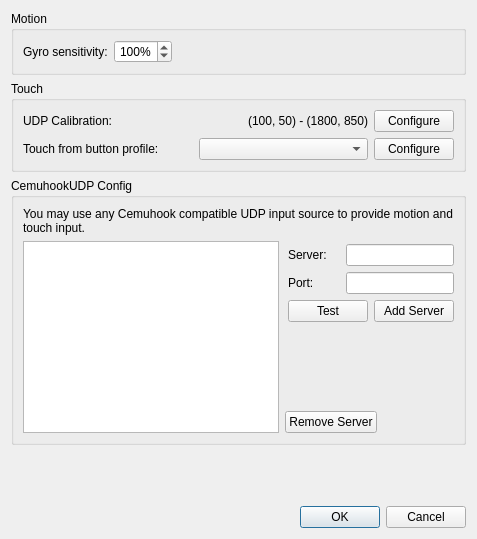
<?xml version="1.0" encoding="UTF-8"?>
<ui version="4.0">
 <class>ConfigureMotionTouch</class>
 <widget class="QDialog" name="ConfigureMotionTouch">
  <property name="windowTitle">
   <string>Configure Motion / Touch</string>
  </property>
  <property name="styleSheet">
   <string notr="true"/>
  </property>
  <layout class="QVBoxLayout">
   <item>
    <widget class="QGroupBox" name="motion_group_box">
     <property name="title">
      <string>Motion</string>
     </property>
     <layout class="QHBoxLayout">
      <item>
       <widget class="QLabel" name="gyro_sensitivity_label">
        <property name="text">
         <string>Gyro sensitivity:</string>
        </property>
        <property name="toolTip">
         <string>Scales how fast the game sees the controller turn. Raise it for faster aiming, lower it for finer aiming.</string>
        </property>
       </widget>
      </item>
      <item>
       <widget class="QSpinBox" name="gyro_sensitivity">
        <property name="toolTip">
         <string>Scales how fast the game sees the controller turn. Raise it for faster aiming, lower it for finer aiming.</string>
        </property>
        <property name="alignment">
         <set>Qt::AlignCenter</set>
        </property>
        <property name="suffix">
         <string>%</string>
        </property>
        <property name="minimum">
         <number>10</number>
        </property>
        <property name="maximum">
         <number>500</number>
        </property>
        <property name="singleStep">
         <number>10</number>
        </property>
        <property name="value">
         <number>100</number>
        </property>
       </widget>
      </item>
      <item>
       <spacer>
        <property name="orientation">
         <enum>Qt::Horizontal</enum>
        </property>
        <property name="sizeHint" stdset="0">
         <size>
          <width>0</width>
          <height>0</height>
         </size>
        </property>
       </spacer>
      </item>
     </layout>
    </widget>
   </item>
   <item>
    <widget class="QGroupBox" name="touch_group_box">
     <property name="title">
      <string>Touch</string>
     </property>
     <layout class="QVBoxLayout">
      <item>
       <layout class="QHBoxLayout">
        <item>
         <widget class="QLabel" name="touch_calibration_label">
          <property name="text">
           <string>UDP Calibration:</string>
          </property>
         </widget>
        </item>
        <item>
         <widget class="QLabel" name="touch_calibration">
          <property name="text">
           <string>(100, 50) - (1800, 850)</string>
          </property>
          <property name="alignment">
           <set>Qt::AlignRight|Qt::AlignTrailing|Qt::AlignVCenter</set>
          </property>
         </widget>
        </item>
        <item>
         <widget class="QPushButton" name="touch_calibration_config">
          <property name="sizePolicy">
           <sizepolicy hsizetype="Maximum" vsizetype="Fixed">
            <horstretch>0</horstretch>
            <verstretch>0</verstretch>
           </sizepolicy>
          </property>
          <property name="text">
           <string>Configure</string>
          </property>
         </widget>
        </item>
       </layout>
      </item>
      <item>
       <layout class="QHBoxLayout">
         <item>
           <widget class="QLabel" name="touch_from_button_label">
             <property name="text">
               <string>Touch from button profile:</string>
             </property>
           </widget>
         </item>
        <item>
         <widget class="QComboBox" name="touch_from_button_map"/>
        </item>
        <item>
         <widget class="QPushButton" name="touch_from_button_config_btn">
          <property name="sizePolicy">
           <sizepolicy hsizetype="Maximum" vsizetype="Fixed">
            <horstretch>0</horstretch>
            <verstretch>0</verstretch>
           </sizepolicy>
          </property>
          <property name="text">
           <string>Configure</string>
          </property>
         </widget>
        </item>
       </layout>
      </item>
     </layout>
    </widget>
   </item>
   <item>
    <widget class="QGroupBox" name="udp_config_group_box">
     <property name="title">
      <string>CemuhookUDP Config</string>
     </property>
     <layout class="QVBoxLayout">
      <item>
       <widget class="QLabel" name="udp_help">
        <property name="text">
         <string>You may use any Cemuhook compatible UDP input source to provide motion and touch input.</string>
        </property>
        <property name="alignment">
         <set>Qt::AlignLeading|Qt::AlignLeft|Qt::AlignTop</set>
        </property>
        <property name="wordWrap">
         <bool>true</bool>
        </property>
       </widget>
      </item>
      <item>
       <layout class="QHBoxLayout" name="horizontalLayout">
        <item>
         <widget class="QListView" name="udp_server_list"/>
        </item>
        <item>
         <layout class="QVBoxLayout" name="verticalLayout">
          <property name="leftMargin">
           <number>0</number>
          </property>
          <property name="topMargin">
           <number>0</number>
          </property>
          <property name="rightMargin">
           <number>0</number>
          </property>
          <property name="bottomMargin">
           <number>0</number>
          </property>
          <item>
           <layout class="QHBoxLayout">
            <property name="leftMargin">
             <number>3</number>
            </property>
            <property name="topMargin">
             <number>3</number>
            </property>
            <property name="rightMargin">
             <number>0</number>
            </property>
            <item>
             <widget class="QLabel" name="udp_server_label">
              <property name="text">
               <string>Server:</string>
              </property>
             </widget>
            </item>
            <item>
             <widget class="QLineEdit" name="udp_server">
              <property name="sizePolicy">
               <sizepolicy hsizetype="Minimum" vsizetype="Fixed">
                <horstretch>0</horstretch>
                <verstretch>0</verstretch>
               </sizepolicy>
              </property>
             </widget>
            </item>
           </layout>
          </item>
          <item>
           <layout class="QHBoxLayout">
            <property name="leftMargin">
             <number>3</number>
            </property>
            <property name="rightMargin">
             <number>0</number>
            </property>
            <item>
             <widget class="QLabel" name="udp_port_label">
              <property name="text">
               <string>Port:</string>
              </property>
             </widget>
            </item>
            <item>
             <widget class="QLineEdit" name="udp_port">
              <property name="sizePolicy">
               <sizepolicy hsizetype="Minimum" vsizetype="Fixed">
                <horstretch>0</horstretch>
                <verstretch>0</verstretch>
               </sizepolicy>
              </property>
             </widget>
            </item>
           </layout>
          </item>
          <item>
           <layout class="QHBoxLayout">
            <property name="leftMargin">
             <number>3</number>
            </property>
            <property name="rightMargin">
             <number>0</number>
            </property>
            <item>
             <widget class="QPushButton" name="udp_test">
              <property name="sizePolicy">
               <sizepolicy hsizetype="Maximum" vsizetype="Fixed">
                <horstretch>0</horstretch>
                <verstretch>0</verstretch>
               </sizepolicy>
              </property>
              <property name="text">
               <string>Test</string>
              </property>
             </widget>
            </item>
            <item>
             <widget class="QPushButton" name="udp_add">
              <property name="sizePolicy">
               <sizepolicy hsizetype="Maximum" vsizetype="Fixed">
                <horstretch>0</horstretch>
                <verstretch>0</verstretch>
               </sizepolicy>
              </property>
              <property name="text">
               <string>Add Server</string>
              </property>
             </widget>
            </item>
           </layout>
          </item>
          <item>
           <spacer name="verticalSpacer_3">
            <property name="orientation">
             <enum>Qt::Vertical</enum>
            </property>
            <property name="sizeHint" stdset="0">
             <size>
              <width>20</width>
              <height>40</height>
             </size>
            </property>
           </spacer>
          </item>
          <item>
           <layout class="QHBoxLayout" name="horizontalLayout_2">
            <property name="topMargin">
             <number>0</number>
            </property>
            <item>
             <widget class="QPushButton" name="udp_remove">
              <property name="sizePolicy">
               <sizepolicy hsizetype="Maximum" vsizetype="Fixed">
                <horstretch>0</horstretch>
                <verstretch>0</verstretch>
               </sizepolicy>
              </property>
              <property name="text">
               <string>Remove Server</string>
              </property>
             </widget>
            </item>
            <item>
             <spacer name="horizontalSpacer_2">
              <property name="orientation">
               <enum>Qt::Horizontal</enum>
              </property>
              <property name="sizeHint" stdset="0">
               <size>
                <width>40</width>
                <height>20</height>
               </size>
              </property>
             </spacer>
            </item>
           </layout>
          </item>
         </layout>
        </item>
       </layout>
      </item>
     </layout>
    </widget>
   </item>
   <item>
    <spacer>
     <property name="orientation">
      <enum>Qt::Vertical</enum>
     </property>
     <property name="sizeHint" stdset="0">
      <size>
       <width>167</width>
       <height>55</height>
      </size>
     </property>
    </spacer>
   </item>
   <item>
    <widget class="QDialogButtonBox" name="buttonBox">
     <property name="standardButtons">
      <set>QDialogButtonBox::Cancel|QDialogButtonBox::Ok</set>
     </property>
    </widget>
   </item>
  </layout>
 </widget>
 <resources/>
 <connections/>
</ui>
